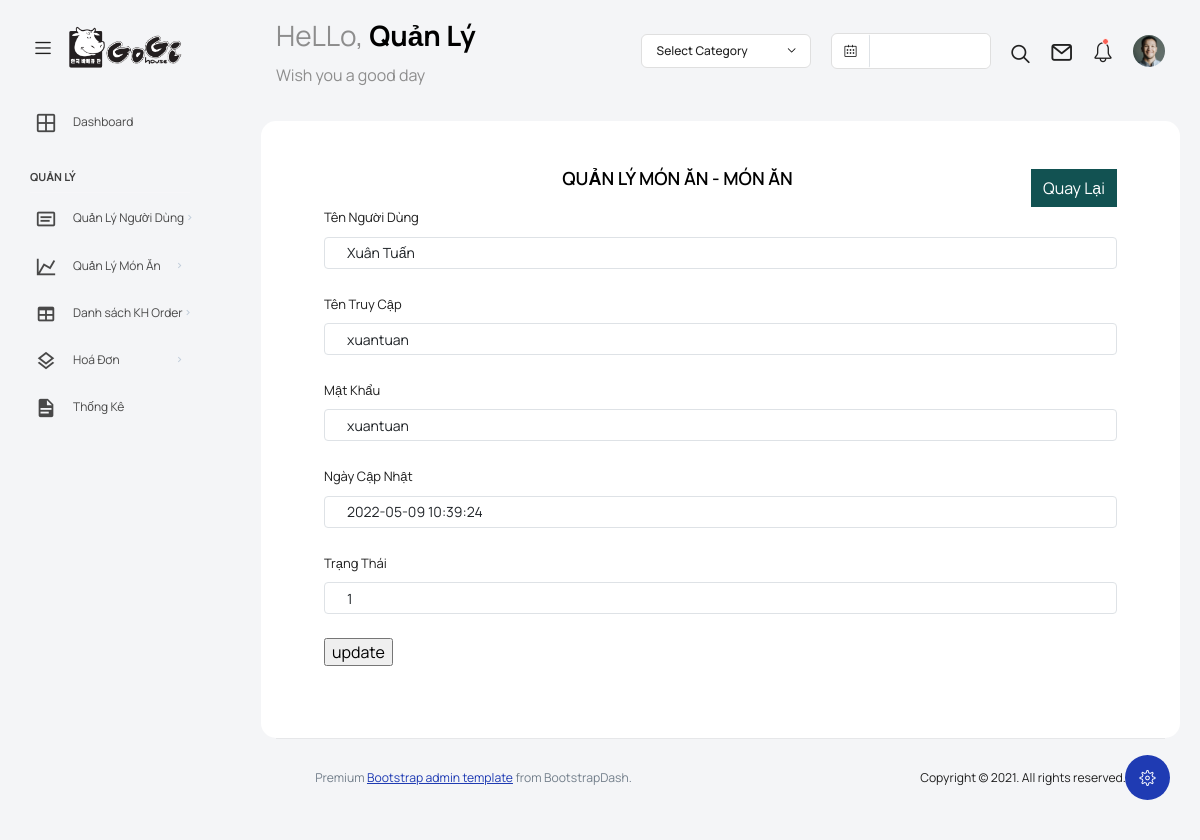
/admin/View/NguoiDung/Nguoidung_sua.php?ID=2 (signed in), run on the app's committed database.
### tables this page shows
CREATE TABLE `taikhoan` (
  `ID` int(11) NOT NULL,
  `TenNguoiDung` varchar(255) NOT NULL,
  `TenTruyCap` varchar(255) NOT NULL,
  `MatKhau` varchar(255) NOT NULL,
  `NgayCapNhat` timestamp NOT NULL DEFAULT current_timestamp(),
  `TrangThai` tinyint(1) DEFAULT 1
);

### admin/View/NguoiDung/Nguoidung_sua.php (the view, shortened to what this page needs)
<!DOCTYPE html>
<html lang="en">
<head>
  <?php include '../head.php'; ?>
</head>
<body>
  <div class="container-scroller">
    <nav class="navbar default-layout col-lg-12 col-12 p-0 fixed-top d-flex align-items-top flex-row">
      <div class="text-center navbar-brand-wrapper d-flex align-items-center justify-content-start">
        <div class="me-3">
          <button class="navbar-toggler navbar-toggler align-self-center" type="button" data-bs-toggle="minimize">
            <span class="icon-menu"></span>
          </button>
        </div>
        <div>
          <a class="navbar-brand brand-logo" href="../../admin.php">
            <img src="../../asset/images/gogi.png" alt="logo" />
          </a>
        </div>
      </div>
      <div class="navbar-menu-wrapper d-flex align-items-top">
        <ul class="navbar-nav">
          <li class="nav-item font-weight-semibold d-none d-lg-block ms-0">
            <h1 class="welcome-text">HeLLo, <span class="text-black fw-bold">
                            <?php
                            include 'connect.php';
                              if (isset($_SESSION['admin_name'])) {
                                  $admin_name = $_SESSION['admin_name'];
                                  $query= "SELECT name FROM admin WHERE admin_name='$admin_name'";
                                  $query_run = mysqli_query($connect,$query);
                              }
                              while ($num = mysqli_fetch_assoc ($query_run)) {
                                  $qty = $num['name'];
                              }
                              echo "" . $qty . "";
                      ?></span></h1>
            <h3 class="welcome-sub-text">Wish you a good day</h3>
          </li>
        </ul>
        <ul class="navbar-nav ms-auto">
          <li class="nav-item dropdown d-none d-lg-block">
            <a class="nav-link dropdown-bordered dropdown-toggle dropdown-toggle-split" id="messageDropdown" href="#" data-bs-toggle="dropdown" aria-expanded="false"> Select Category </a>
          </li>
          <li class="nav-item d-none d-lg-block">
            <div id="datepicker-popup" class="input-group date datepicker navbar-date-picker">
              <span class="input-group-addon input-group-prepend border-right">
                <span class="icon-calendar input-group-text calendar-icon"></span>
              </span>
              <input type="text" class="form-control">
            </div>
          </li>
          <li class="nav-item">
            <form class="search-form" action="#">
              <i class="icon-search"></i>
              <input type="search" class="form-control" placeholder="Search Here" title="Search here">
            </form>
          </li>
          <li class="nav-item dropdown">
            <a class="nav-link count-indicator" id="notificationDropdown" href="#" data-bs-toggle="dropdown">
              <i class="icon-mail icon-lg"></i>
            </a>
          </li>
          <li class="nav-item dropdown">
            <a class="nav-link count-indicator" id="countDropdown" href="#" data-bs-toggle="dropdown" aria-expanded="false">
              <i class="icon-bell"></i>
              <span class="count"></span>
            </a>
          </li>
          <li class="nav-item dropdown d-none d-lg-block user-dropdown">
            <a class="nav-link" id="UserDropdown" href="#" data-bs-toggle="dropdown" aria-expanded="false">
              <img class="img-xs rounded-circle" src="../../asset/images/faces/face8.jpg" alt="Profile image"> </a>
          </li>
        </ul>
      </div>
    </nav>
    <div class="container-fluid page-body-wrapper">
      <div class="theme-setting-wrapper">
        <div id="settings-trigger"><i class="ti-settings"></i></div>
      </div>
      <?php include '../sidebar.php'; ?>
      <div class="main-panel">
        <div class="content-wrapper">
          <div class="row">
              <div class="card card-rounded">
                <div class="card-body">
                  <div class="d-sm-flex justify-content-between align-items-start">
                  <div class="card-body">
                  <div style="float: right;">
                    <button style="background: #125252; border: none; padding: 8px 12px; "><a style="text-decoration: none; color: #fff;" href="nguoidungg.php">Quay Lại</a></button>
                  </div>
                  <h4 class="card-title" style="text-align: center;">QUẢN LÝ MÓN ĂN - MÓN ĂN</h4>
                   <?php
                         include('connect.php');
                         $ID = $_GET['ID'];
                         $sql= "SELECT * FROM taikhoan WHERE ID='$ID'";
                         $results = mysqli_query($connect,$sql);
                         while($rows = mysqli_fetch_array($results)){
                   ?>
                  <form action="" method="post" enctype="multipart/form-data">
                    <div class="form-group">
                      <label for="usr">Tên Người Dùng</label>
                      <input type="text" class="form-control" name="TenNguoiDung" value="<?php echo $rows['TenNguoiDung']; ?>">
                    </div>
                    <div class="form-group">
                      <label for="usr">Tên Truy Cập</label>
                      <input type="text" class="form-control" name="TenTruyCap" value="<?php echo $rows['TenTruyCap']; ?>">
                    </div>
                    <div class="form-group">
                      <label for="usr">Mật Khẩu</label>
                      <input type="text" class="form-control" name="MatKhau" value="<?php echo $rows['MatKhau']; ?>">
                    </div>
                    <div class="form-group">
                      <label for="usr">Ngày Cập Nhật</label>
                      <input type="text" class="form-control" name="NgayCapNhat" value="<?php echo $rows['NgayCapNhat']; ?>">
                    </div>
                    <div class="form-group">
                      <label for="usr">Trạng Thái</label>
                      <input type="text" class="form-control" name="TrangThai" value="<?php echo $rows['TrangThai']; ?>">
                    </div>
                    <div class="form-group">
                      <input type="submit" name="update" value="update" />
                    </div>
                  </form>
            <?php
            }
            ?>
                </div>
                  </div>
              </div>
          </div>
        </div>
        <footer class="footer">
          <div class="d-sm-flex justify-content-center justify-content-sm-between">
            <span class="text-muted text-center text-sm-left d-block d-sm-inline-block">Premium <a href="https://www.bootstrapdash.com/" target="_blank">Bootstrap admin template</a> from BootstrapDash.</span>
            <span class="float-none float-sm-right d-block mt-1 mt-sm-0 text-center">Copyright © 2021. All rights reserved.</span>
          </div>
        </footer>
      </div>
    </div>
  </div>
</body>
</html>

### data on the page
taikhoan: TenNguoiDung "Xuân Tuấn", TenTruyCap "xuantuan", MatKhau "xuantuan", NgayCapNhat "2022-05-09 10:39:24", TrangThai "1"

### other printed values
$qty "Quản Lý"
